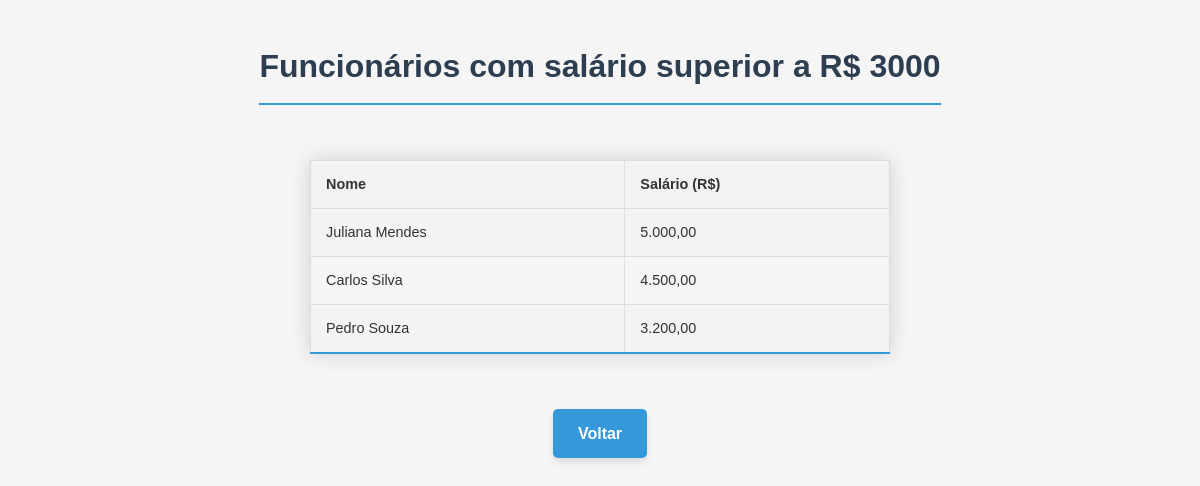
The page /pesquisa/consulta_funcionarios.php on the database its author committed.
### tables this page shows
CREATE TABLE funcionarios (
    id INT PRIMARY KEY AUTO_INCREMENT,
    nome VARCHAR(100),
    salario DECIMAL(10,2)
);

### pesquisa/consulta_funcionarios.php (the view, shortened to what this page needs)
<?php
include 'conexao.php';
$sql = "SELECT nome, salario FROM funcionarios WHERE salario > 3000 ORDER BY salario DESC";
$result = mysqli_query($conn, $sql);
?>
<!DOCTYPE html>
<html lang="pt-br">
<link rel="stylesheet" href="styles.css">
<head>
</head>
<body>
    <h1>Funcionários com salário superior a R$ 3000</h1>
    <?php if (mysqli_num_rows($result) > 0): ?>
        <table>
            <tr>
                <th>Nome</th>
                <th>Salário (R$)</th>
            </tr>
            <?php while($row = mysqli_fetch_assoc($result)): ?>
                <tr>
                    <td><?php echo $row['nome']; ?></td>
                    <td><?php echo number_format($row['salario'], 2, ',', '.'); ?></td>
                </tr>
            <?php endwhile; ?>
        </table>
    <?php else: ?>
        <p>Nenhum funcionário encontrado com salário superior a R$ 3000.</p>
    <?php endif; ?>
    <a href="index.php" class="btn-voltar">Voltar</a>
</body>
</html>

### pesquisa/styles.css (style rules this page uses)
body { font-family: 'Segoe UI', Tahoma, Geneva, Verdana, sans-serif; line-height: 1.6; color: #333; background-color: #f5f5f5; margin: 0; padding: 20px; display: grid; place-items: center; }
h1 { color: #2c3e50; text-align: center; margin-bottom: 30px; padding-bottom: 10px; border-bottom: 2px solid #3498db; }
table { width: 100%; border-collapse: collapse; margin: 25px 0; font-size: 0.9em; box-shadow: 0 0 20px rgba(0, 0, 0, 0.15); }
table th, table td { padding: 12px 15px; }
table tbody tr { border-bottom: 1px solid #dddddd; }
table tbody tr:nth-of-type(even) { background-color: #f3f3f3; }
table tbody tr:last-of-type { border-bottom: 2px solid #3498db; }
.btn-voltar { display: inline-block; padding: 10px 20px; background-color: #3498db; color: white; text-decoration: none; border-radius: 5px; transition: background-color 0.3s; margin-top: 20px; }
.btn-voltar { display: inline-block; padding: 12px 25px; background-color: #3498db; color: white; text-decoration: none; border-radius: 5px; transition: all 0.3s ease; margin-top: 30px; font-weight: 600; text-align: center; border: none; cursor: pointer; box-shadow: 0 4px 6px rgba(0, 0, 0, 0.1); font-size: 1em; position: relative; overflow: hidden; }
.btn-voltar::after { content: ""; position: absolute; top: 50%; left: 50%; width: 5px; height: 5px; background: rgba(255, 255, 255, 0.5); opacity: 0; border-radius: 100%; transform: scale(1, 1) translate(-50%); transform-origin: 50% 50%; }
body, h1, h2, h3, h4, h5, h6 { font-family: Arial, Helvetica, sans-serif ; }

### pesquisa/consulta_funcionarios.php (style rules this page uses)
table { border-collapse: collapse; width: 50%; }
th, td { border: 1px solid #ddd; padding: 8px; text-align: left; }
th { background-color: #f2f2f2; }

### rows shown on the page
funcionarios: nome "Juliana Mendes", salario "5.000,00"
funcionarios: nome "Carlos Silva", salario "4.500,00"
funcionarios: nome "Pedro Souza", salario "3.200,00"
